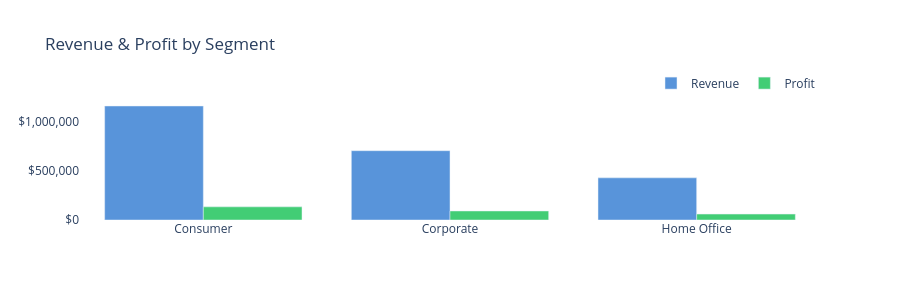

The notebook cell saved with this chart:
### Code cell
fig = go.Figure()
fig.add_trace(go.Bar(name='Revenue', x=seg['Segment'], y=seg['Revenue'],
                     marker_color='#3b82d4', opacity=0.85))
fig.add_trace(go.Bar(name='Profit',  x=seg['Segment'], y=seg['Profit'],
                     marker_color='#22c55e', opacity=0.85))
fig.update_layout(
    title_text='Revenue & Profit by Segment',
    barmode='group', plot_bgcolor='#ffffff', paper_bgcolor='#ffffff', height=300,
    legend=dict(orientation='h', yanchor='bottom', y=1.02, xanchor='right', x=1),
)
fig.update_yaxes(tickprefix='$', tickformat=',.0f')
fig.show()

### Figure 1 — Plotly figure (JSON) as saved in the notebook; plotly's stock layout.template omitted (floating-point values rounded to 4 significant figures)
{"data": [{"marker": {"color": "#3b82d4"}, "name": "Revenue", "opacity": 0.85, "type": "bar", "x": ["Consumer", "Corporate", "Home Office"], "y": [1161000.0, 706100.0, 429700.0]}, {"marker": {"color": "#22c55e"}, "name": "Profit", "opacity": 0.85, "type": "bar", "x": ["Consumer", "Corporate", "Home Office"], "y": [134100.0, 91980.0, 60300.0]}], "layout": {"barmode": "group", "height": 300, "legend": {"orientation": "h", "x": 1, "xanchor": "right", "y": 1.02, "yanchor": "bottom"}, "paper_bgcolor": "#ffffff", "plot_bgcolor": "#ffffff", "title": {"text": "Revenue & Profit by Segment"}, "yaxis": {"tickformat": ",.0f", "tickprefix": "$"}}}
